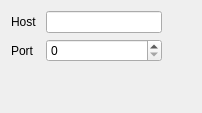
                 <widget class="QWidget" name="tabTcp">
                  <attribute name="title">
                   <string>TCP</string>
                  </attribute>
                  <layout class="QVBoxLayout" name="verticalLayout_13">
                   <item>
                    <layout class="QHBoxLayout" name="horizontalLayout_25" stretch="1,4,1">
                     <item>
                      <widget class="QLabel" name="label_host">
                       <property name="text">
                        <string>Host</string>
                       </property>
                      </widget>
                     </item>
                     <item>
                      <widget class="QLineEdit" name="leTcpHost"/>
                     </item>
                     <item>
                      <spacer name="horizontalSpacer_8">
                       <property name="orientation">
                        <enum>Qt::Orientation::Horizontal</enum>
                       </property>
                       <property name="sizeHint" stdset="0">
                        <size>
                         <width>40</width>
                         <height>20</height>
                        </size>
                       </property>
                      </spacer>
                     </item>
                    </layout>
                   </item>
                   <item>
                    <layout class="QHBoxLayout" name="horizontalLayout_26" stretch="1,4,1">
                     <item>
                      <widget class="QLabel" name="label_port">
                       <property name="text">
                        <string>Port</string>
                       </property>
                      </widget>
                     </item>
                     <item>
                      <widget class="QSpinBox" name="sbTcpPort"/>
                     </item>
                     <item>
                      <spacer name="horizontalSpacer_9">
                       <property name="orientation">
                        <enum>Qt::Orientation::Horizontal</enum>
                       </property>
                       <property name="sizeHint" stdset="0">
                        <size>
                         <width>40</width>
                         <height>20</height>
                        </size>
                       </property>
                      </spacer>
                     </item>
                    </layout>
                   </item>
                   <item>
                    <spacer name="verticalSpacer">
                     <property name="orientation">
                      <enum>Qt::Orientation::Vertical</enum>
                     </property>
                     <property name="sizeHint" stdset="0">
                      <size>
                       <width>20</width>
                       <height>40</height>
                      </size>
                     </property>
                    </spacer>
                   </item>
                  </layout>
                 </widget>
